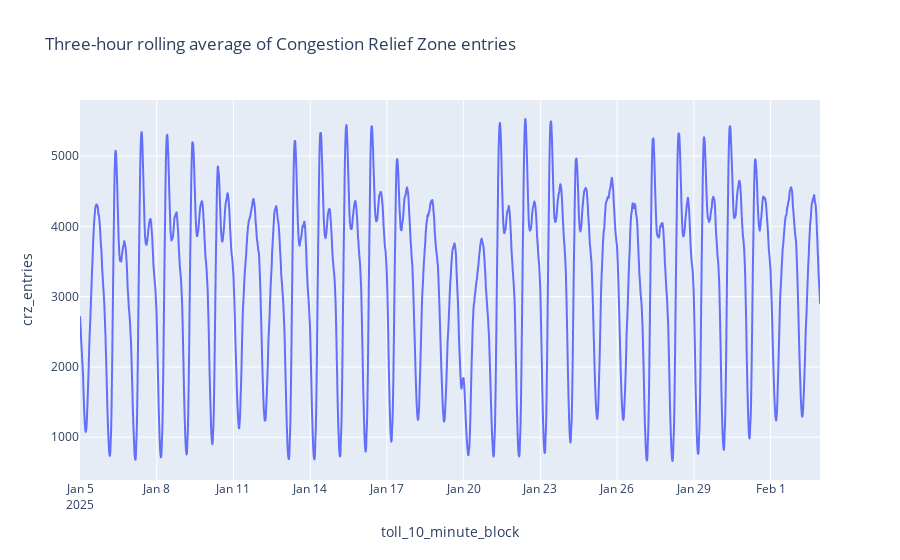

Notebook cell for this chart:
### Markdown cell above
Let's try a bigger window:

### Code cell
entries_by_10_min_rolling = entries_by_10_min.rolling(
    "3h", on="toll_10_minute_block"
).mean()

fig = px.line(
    entries_by_10_min_rolling,
    x="toll_10_minute_block",
    y="crz_entries",
    title="Three-hour rolling average of Congestion Relief Zone entries",
)
fig.show()

### Figure 1 — Plotly figure (JSON) as saved in the notebook; plotly's stock layout.template omitted (floating-point values rounded to 4 significant figures; data arrays with more than 128 entries replaced by an {"elided": "..."} marker saying what was removed)
{"data": [{"hovertemplate": "toll_10_minute_block=%{x}<br>crz_entries=%{y}<extra></extra>", "legendgroup": "", "line": {"color": "#636efa", "dash": "solid"}, "marker": {"symbol": "circle"}, "mode": "lines", "name": "", "showlegend": false, "type": "scattergl", "x": {"elided": "4167 str values"}, "xaxis": "x", "y": {"elided": "4167 float values"}, "yaxis": "y"}], "layout": {"legend": {"tracegroupgap": 0}, "title": {"text": "Three-hour rolling average of Congestion Relief Zone entries"}, "xaxis": {"anchor": "y", "domain": [0, 1], "title": {"text": "toll_10_minute_block"}}, "yaxis": {"anchor": "x", "domain": [0, 1], "title": {"text": "crz_entries"}}}}
